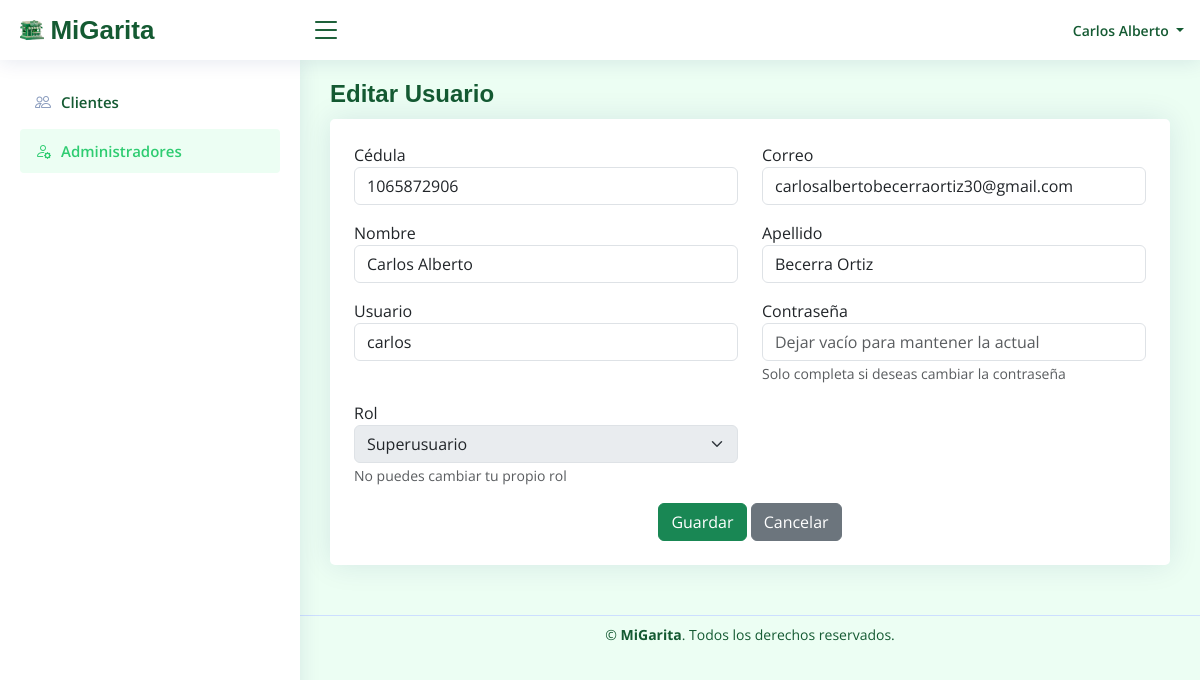
/index.php?url=user/editar/1 (signed in), run on the app's committed database.
### tables this page shows
CREATE TABLE `usuarios` (
  `id` int(11) NOT NULL,
  `cedula` varchar(20) NOT NULL CHECK (`cedula` regexp '^[0-9]+$'),
  `nombre` varchar(100) NOT NULL,
  `apellido` varchar(100) NOT NULL,
  `correo` varchar(120) NOT NULL CHECK (`correo` like '%@%'),
  `usuario` varchar(50) NOT NULL CHECK (`usuario` <> ''),
  `password_hash` varchar(255) NOT NULL,
  `rol` enum('superusuario','usuario') NOT NULL DEFAULT 'usuario',
  `fecha_registro` datetime NOT NULL DEFAULT current_timestamp()
);

### controller/UserController.php (called while the page is built, shortened)
<?php
require_once __DIR__ . "/../model/UserModel.php";
class UserController
{
    public function editar($id)
    {
        $userModel = new UserModel();
        $user = $userModel->getById($id);
        require __DIR__ . "/../view/user/editar.php";
    }
}

### index.php (called while the page is built, shortened)
<?php
$url = isset($_GET['url']) ? $_GET['url'] : 'login/index';
$partes = explode('/', $url);
$method = $partes[1] ?? 'index';
$param = $partes[2] ?? null;
$controller = new $controllerName();
($param !== null) ? $controller->$method($param) : $controller->$method();

### model/Database.php (called while the page is built, shortened)
<?php
class Database
{
    private $host = "localhost";
    private $db = "migarita";
    private $user = "root";
    private $pass = "";
    public function __construct()
    {
        try {
            $this->conn = new PDO(
                "mysql:host=" . $this->host . ";dbname=" . $this->db . ";charset=utf8",
                $this->user,
                $this->pass
            );
        } catch (PDOException $e) {
            die("Error en la conexión: " . $e->getMessage());
        }
    }
}

### model/UserModel.php (called while the page is built, shortened)
<?php
require_once __DIR__ . "/Database.php";
class UserModel extends Database {
    protected $conn;
    public function __construct()
    {
        $this->conn = parent::$conn ?? $this->conn;
    }
    public function getById($id) {
        $sql = "SELECT * FROM usuarios WHERE id = ?";
        $stmt = $this->conn->prepare($sql);
        $stmt->execute([$id]);
        return $stmt->fetch(PDO::FETCH_ASSOC);
    }
}

### view/user/editar.php (the view, shortened to what this page needs)
<!DOCTYPE html>
<html lang="es">
<head>
  <link href="/mi_garita/assets/vendor/bootstrap/css/bootstrap.min.css" rel="stylesheet">
  <link href="/mi_garita/assets/vendor/bootstrap-icons/bootstrap-icons.css" rel="stylesheet">
  <link href="/mi_garita/assets/vendor/boxicons/css/boxicons.min.css" rel="stylesheet">
  <link href="/mi_garita/assets/css/style.css" rel="stylesheet">
</head>
<body>
  <?php require __DIR__ . "/../layout/header.php"; ?>
  <?php require __DIR__ . "/../layout/sidebar.php"; ?>
    <main id="main" class="main">
    <div class="pagetitle">
        <h1>Editar Usuario</h1>
    </div>
    <section class="section">
        <div class="card p-4">
            <form id="formEditar"
                  method="POST"
                  action="/mi_garita/index.php?url=user/actualizar/<?= $user['id'] ?>">
                <div class="row mb-3">
                    <div class="col-md-6">
                        <label>Cédula</label>
                        <input type="text" name="cedula" class="form-control" placeholder="Ingrese la cédula" value="<?= $user['cedula'] ?>">
                    </div>
                    <div class="col-md-6">
                        <label>Correo</label>
                        <input type="text" name="correo" class="form-control" placeholder="ejemplo@correo.com" value="<?= $user['correo'] ?>">
                    </div>
                </div>
                <div class="row mb-3">
                    <div class="col-md-6">
                        <label>Nombre</label>
                        <input type="text" name="nombre" class="form-control" placeholder="Ingrese el nombre" value="<?= $user['nombre'] ?>">
                    </div>
                    <div class="col-md-6">
                        <label>Apellido</label>
                        <input type="text" name="apellido" class="form-control" placeholder="Ingrese el apellido" value="<?= $user['apellido'] ?>">
                    </div>
                </div>
                <div class="row mb-3">
                    <div class="col-md-6">
                        <label>Usuario</label>
                        <input type="text" name="usuario" class="form-control" placeholder="Nombre de usuario para login" value="<?= $user['usuario'] ?>">
                    </div>
                    <div class="col-md-6">
                        <label>Contraseña</label>
                        <input type="password" name="password" class="form-control"
                               placeholder="Dejar vacío para mantener la actual">
                        <small class="text-muted">Solo completa si deseas cambiar la contraseña</small>
                    </div>
                </div>
                <?php if ($_SESSION['rol'] === 'superusuario'): ?>
                <div class="row mb-3">
                    <div class="col-md-6">
                        <label>Rol</label>
                        <?php if ($_SESSION['id'] == $user['id'] && $_SESSION['rol'] === 'superusuario'): ?>
                            <select name="rol" class="form-select" disabled>
                                <option value="superusuario" selected>Superusuario</option>
                            </select>
                            <small class="text-muted text-warning">No puedes cambiar tu propio rol</small>
                        <?php endif; ?>
                    </div>
                </div>
                <?php endif; ?>
                <div class="text-center">
                    <button type="submit" class="btn btn-success">Guardar</button>
                    <a href="/mi_garita/index.php?url=user/index"
                       class="btn btn-secondary">Cancelar</a>
                </div>
            </form>
        </div>
    </section>
</main>
<?php require __DIR__ . "/../layout/footer.php"; ?>
</body>
</html>

### assets/css/style.css (style rules this page uses)
:root { scroll-behavior: smooth; }
body { font-family: "Open Sans", sans-serif; background: #ecfef3; color: #444444; }
a { color: #2ecc71; text-decoration: none; }
h1, h2, h3, h4, h5, h6 { font-family: "Nunito", sans-serif; }
#main { margin-top: 60px; padding: 20px 30px; transition: all 0.3s; }
.pagetitle { margin-bottom: 10px; }
.pagetitle h1 { font-size: 24px; margin-bottom: 0; font-weight: 600; color: #145a32; }
.card { margin-bottom: 30px; border: none; border-radius: 5px; box-shadow: 0px 0 30px rgba(1, 41, 112, 0.1); }
@media (min-width: 1200px) { #main, #footer { margin-left: 300px; } }

### data on the page
usuarios: cedula "1065872906", correo "carlosalbertobecerraortiz30@gmail.com", nombre "Carlos Alberto", apellido "Becerra Ortiz", usuario "carlos"

### other printed values
$_SESSION['nombre'] "Carlos Alberto"
